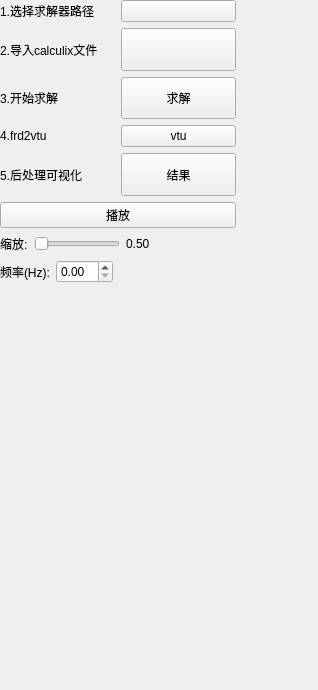
<?xml version="1.0" encoding="UTF-8"?>
<ui version="4.0">
 <class>CalculixDockWidget</class>
 <widget class="QWidget" name="CalculixDockWidget">
  <property name="geometry">
   <rect>
    <x>0</x>
    <y>0</y>
    <width>318</width>
    <height>690</height>
   </rect>
  </property>
  <property name="sizePolicy">
   <sizepolicy hsizetype="Expanding" vsizetype="Expanding">
    <horstretch>0</horstretch>
    <verstretch>0</verstretch>
   </sizepolicy>
  </property>
  <property name="windowTitle">
   <string>Form</string>
  </property>
  <widget class="QWidget" name="verticalLayoutWidget">
   <property name="geometry">
    <rect>
     <x>0</x>
     <y>0</y>
     <width>236</width>
     <height>283</height>
    </rect>
   </property>
   <layout class="QVBoxLayout" name="verticalLayout" stretch="0,0,0,0,0,0,0,0">
    <property name="sizeConstraint">
     <enum>QLayout::SetNoConstraint</enum>
    </property>
    <property name="leftMargin">
     <number>0</number>
    </property>
    <property name="topMargin">
     <number>0</number>
    </property>
    <property name="rightMargin">
     <number>0</number>
    </property>
    <property name="bottomMargin">
     <number>0</number>
    </property>
    <item>
     <layout class="QHBoxLayout" name="horizontalLayout_4">
      <item>
       <widget class="QLabel" name="label_4">
        <property name="text">
         <string>1.选择求解器路径</string>
        </property>
       </widget>
      </item>
      <item>
       <widget class="QPushButton" name="calPath">
        <property name="text">
         <string/>
        </property>
        <property name="icon">
         <iconset resource="../AMWindow.qrc">
          <normaloff>:/amwind/figure/am_wind/open.png</normaloff>:/amwind/figure/am_wind/open.png</iconset>
        </property>
       </widget>
      </item>
     </layout>
    </item>
    <item>
     <layout class="QHBoxLayout" name="horizontalLayout">
      <property name="spacing">
       <number>6</number>
      </property>
      <item>
       <widget class="QLabel" name="label">
        <property name="sizePolicy">
         <sizepolicy hsizetype="Expanding" vsizetype="Expanding">
          <horstretch>0</horstretch>
          <verstretch>0</verstretch>
         </sizepolicy>
        </property>
        <property name="text">
         <string>2.导入calculix文件</string>
        </property>
       </widget>
      </item>
      <item>
       <widget class="QPushButton" name="openCalpre">
        <property name="sizePolicy">
         <sizepolicy hsizetype="Expanding" vsizetype="Expanding">
          <horstretch>0</horstretch>
          <verstretch>0</verstretch>
         </sizepolicy>
        </property>
        <property name="text">
         <string/>
        </property>
        <property name="icon">
         <iconset resource="../AMWindow.qrc">
          <normaloff>:/amwind/figure/am_wind/open.png</normaloff>:/amwind/figure/am_wind/open.png</iconset>
        </property>
       </widget>
      </item>
     </layout>
    </item>
    <item>
     <layout class="QHBoxLayout" name="horizontalLayout_2">
      <item>
       <widget class="QLabel" name="label_2">
        <property name="sizePolicy">
         <sizepolicy hsizetype="Expanding" vsizetype="Expanding">
          <horstretch>0</horstretch>
          <verstretch>0</verstretch>
         </sizepolicy>
        </property>
        <property name="text">
         <string>3.开始求解</string>
        </property>
       </widget>
      </item>
      <item>
       <widget class="QPushButton" name="calSolver">
        <property name="sizePolicy">
         <sizepolicy hsizetype="Expanding" vsizetype="Expanding">
          <horstretch>0</horstretch>
          <verstretch>0</verstretch>
         </sizepolicy>
        </property>
        <property name="text">
         <string>求解</string>
        </property>
       </widget>
      </item>
     </layout>
    </item>
    <item>
     <layout class="QHBoxLayout" name="horizontalLayout_5">
      <item>
       <widget class="QLabel" name="label_5">
        <property name="text">
         <string>4.frd2vtu</string>
        </property>
       </widget>
      </item>
      <item>
       <widget class="QPushButton" name="frd2vtu">
        <property name="text">
         <string>vtu</string>
        </property>
       </widget>
      </item>
     </layout>
    </item>
    <item>
     <layout class="QHBoxLayout" name="horizontalLayout_3">
      <item>
       <widget class="QLabel" name="label_3">
        <property name="sizePolicy">
         <sizepolicy hsizetype="Expanding" vsizetype="Expanding">
          <horstretch>0</horstretch>
          <verstretch>0</verstretch>
         </sizepolicy>
        </property>
        <property name="text">
         <string>5.后处理可视化</string>
        </property>
       </widget>
      </item>
      <item>
       <widget class="QPushButton" name="calRes">
        <property name="sizePolicy">
         <sizepolicy hsizetype="Expanding" vsizetype="Expanding">
          <horstretch>0</horstretch>
          <verstretch>0</verstretch>
         </sizepolicy>
        </property>
        <property name="text">
         <string>结果</string>
        </property>
       </widget>
      </item>
     </layout>
    </item>
    <item>
     <widget class="QPushButton" name="playVtu">
      <property name="text">
       <string>播放</string>
      </property>
     </widget>
    </item>
    <item>
     <layout class="QHBoxLayout" name="horizontalLayout_6">
      <item>
       <widget class="QLabel" name="label_6">
        <property name="text">
         <string>缩放:</string>
        </property>
       </widget>
      </item>
      <item>
       <widget class="QSlider" name="horizontalSlider">
        <property name="maximum">
         <number>200</number>
        </property>
        <property name="orientation">
         <enum>Qt::Horizontal</enum>
        </property>
       </widget>
      </item>
      <item>
       <widget class="QLabel" name="label_7">
        <property name="text">
         <string>0.50</string>
        </property>
       </widget>
      </item>
      <item>
       <spacer name="horizontalSpacer_2">
        <property name="orientation">
         <enum>Qt::Horizontal</enum>
        </property>
        <property name="sizeHint" stdset="0">
         <size>
          <width>40</width>
          <height>20</height>
         </size>
        </property>
       </spacer>
      </item>
     </layout>
    </item>
    <item>
     <layout class="QHBoxLayout" name="horizontalLayout_7">
      <item>
       <widget class="QLabel" name="label_8">
        <property name="sizePolicy">
         <sizepolicy hsizetype="Preferred" vsizetype="Preferred">
          <horstretch>0</horstretch>
          <verstretch>0</verstretch>
         </sizepolicy>
        </property>
        <property name="text">
         <string>频率(Hz):</string>
        </property>
       </widget>
      </item>
      <item>
       <widget class="QDoubleSpinBox" name="doubleSpinBox">
        <property name="maximum">
         <double>50.000000000000000</double>
        </property>
       </widget>
      </item>
      <item>
       <spacer name="horizontalSpacer">
        <property name="orientation">
         <enum>Qt::Horizontal</enum>
        </property>
        <property name="sizeHint" stdset="0">
         <size>
          <width>40</width>
          <height>20</height>
         </size>
        </property>
       </spacer>
      </item>
     </layout>
    </item>
   </layout>
  </widget>
 </widget>
 <resources>
  <include location="../AMWindow.qrc"/>
 </resources>
 <connections/>
</ui>
